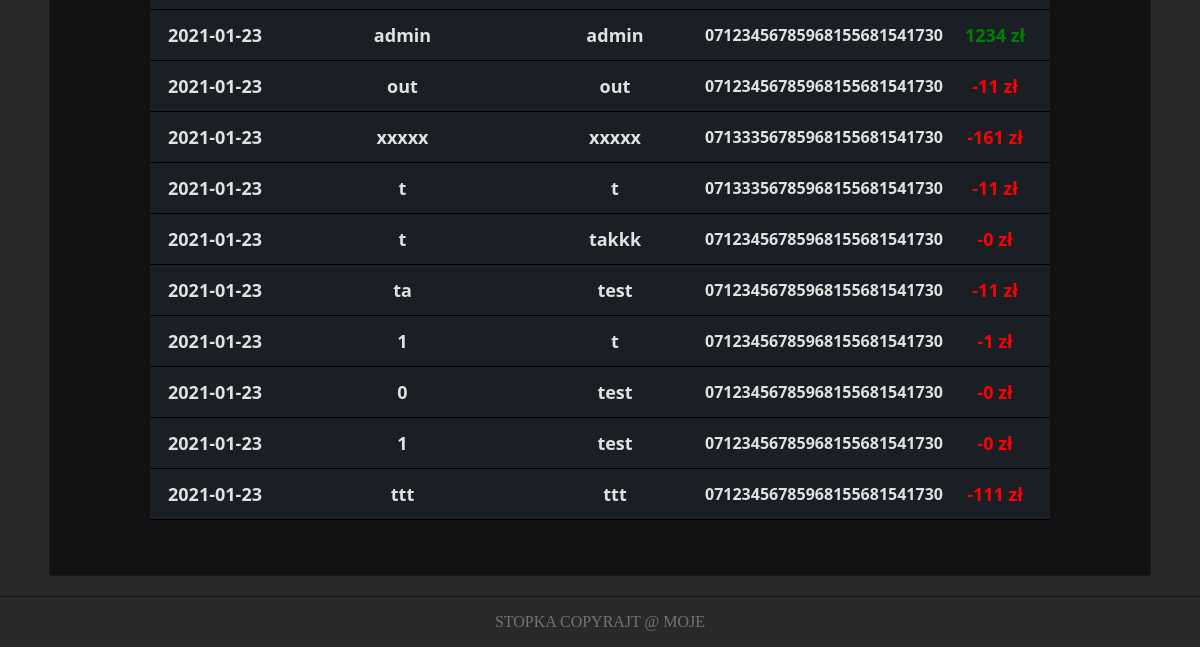
The app's page /UI/historia.php (signed in, lower part), older data.
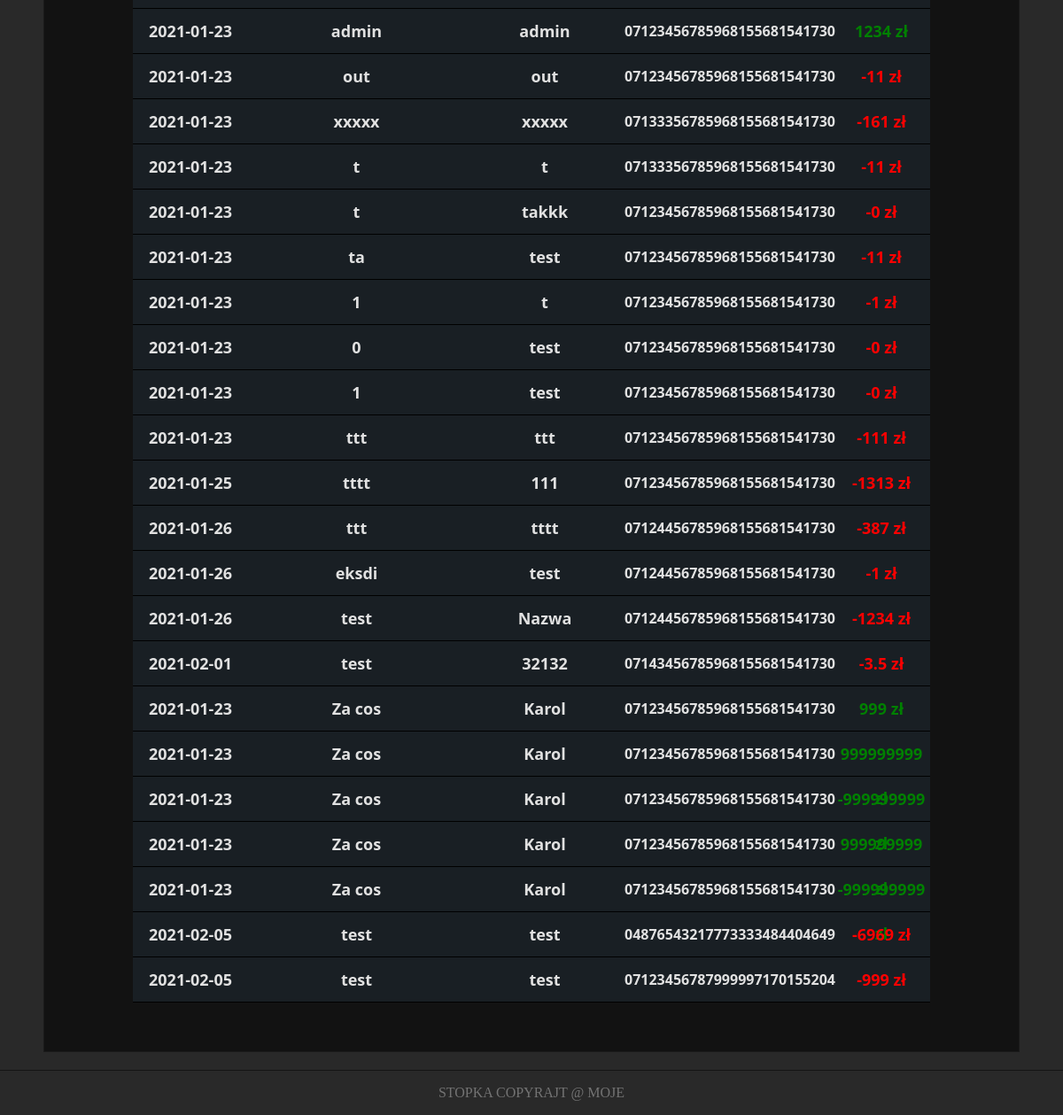
The same page, newer data.
### tables this page shows
CREATE TABLE `historia` (
  `id` int(11) NOT NULL,
  `numerZlecajacego` varchar(32) NOT NULL,
  `numerOdbiorcy` varchar(32) NOT NULL,
  `tytul` varchar(50) NOT NULL,
  `nazwa` varchar(50) NOT NULL,
  `kwota` double NOT NULL,
  `data` date NOT NULL,
  `id_status` int(11) NOT NULL,
  `type` varchar(50) NOT NULL
);

### UI/historia.php (the view, shortened to what this page needs)
<html lang="pl">
	<head>
		<link rel="stylesheet" href="css/historia.css">
	</head>
	<body>
	<div id="content">
			<div id="tresc">
				<div id="trescc">
					<?php
						$numerK = $_SESSION['nr_konta'];
						$conn = @new mysqli('localhost','root','','bank1');
						if($conn->connect_errno)
						{
							echo "Błąd połączenia";
						}
						else
						{
							$sql = "SELECT * FROM historia WHERE numerZlecajacego='$numerK' OR numerOdbiorcy='$numerK'";
							$result = $conn->query($sql);
						if($result->num_rows > 0) {
							while($row = $result->fetch_assoc()) {
								if($row["numerZlecajacego"]==$numerK){
								echo '
								<div class="rekord">
									<div id="datarr">'.$row["data"].'</div>
									<div id="tytulrr">'.$row["tytul"].'</div>
									<div id="nazwarr">'.$row["nazwa"].'</div>
									<div id="nrrr">'.substr($row["numerOdbiorcy"],2).'</div>
									<div id="kwotarr">-'.$row["kwota"].' zł</div>
								</div>';
								}
								else
								{
								echo '
									<div class="rekord">
									<div id="datarr">'.$row["data"].'</div>
									<div id="tytulrr">'.$row["tytul"].'</div>
									<div id="nazwarr">'.$row["nazwa"].'</div>
									<div id="nrrr">'.substr($row["numerOdbiorcy"],2).'</div>
									<div id="kwotarrd">'.$row["kwota"].' zł</div>
								</div>';
								}
								}
						}
						else
						{
						  echo "0 results";
						}
						}
					?>
				<div class="odstep"></div>
				</div>
			</div>
			<div id="stopka">
				STOPKA COPYRAJT @ MOJE
			</div>
	</div>
	</body>
</html>

### UI/css/historia.css (style rules this page uses)
* { margin:0; }
body { background-color:#292929; text-decoration:none; }
#content { min-height: 100vh; background-color:#292929; }
#stopka { width:100%; bottom: 0; height: 50px; border-top:1px solid #141414; text-align:center; line-height:50px; color:#737373; margin-top:20px; }
#tresc { width:1100px; min-height:720px; background-color:#121212; margin-left:auto; margin-right:auto; border:1px solid #1a1a1a; border-top:0; }
#trescc { width:900px; min-height:700px; padding:0 0 50px 0; margin-left:auto; margin-right:auto; }
#datarr { height:30px; width:120px; padding:0 0 0 5px; font-size:18px; font-family:"Segoe UI"; font-weight:600; text-align:center; float:left; line-height:50px; }
#tytulrr { height:30px; width:245px; padding:0 0 0 5px; font-size:18px; font-family:"Segoe UI"; font-weight:600; text-align:center; float:left; line-height:50px; }
#nazwarr { height:30px; width:170px; padding:0 0 0 5px; line-height:50px; font-size:18px; font-family:"Segoe UI"; font-weight:600; text-align:center; float:left; line-height:50px; }
#nrrr { height:30px; width:220px; padding:0 0 0 5px; line-height:50px; font-size:16px; font-family:"Segoe UI"; font-weight:600; text-align:center; float:left; }
#kwotarr { height:30px; width:110px; padding:0 0 0 15px; line-height:50px; font-size:18px; font-family:"Segoe UI"; font-weight:600; text-align:center; float:left; color:red; }
#kwotarrd { height:30px; width:110px; padding:0 0 0 15px; line-height:50px; font-size:18px; font-family:"Segoe UI"; font-weight:600; text-align:center; float:left; color:green; }
.odstep { width:100%; height:5px; }
.rekord { width:900px; height:50px; background-color:#191f24; margin-left:auto; margin-right:auto; border-bottom:1px solid black; color:#e1e1e1; }

Row changes from the older to the newer data that the page shows:
added historia: data "2021-01-25", tytul "tttt", nazwa "111", numerOdbiorcy "07123456785968155681541730", kwota "1313"
added historia: data "2021-01-26", tytul "ttt", nazwa "tttt", numerOdbiorcy "07124456785968155681541730", kwota "387"
added historia: data "2021-01-26", tytul "eksdi", nazwa "test", numerOdbiorcy "07124456785968155681541730", kwota "1"
added historia: data "2021-01-26", tytul "test", nazwa "Nazwa", numerOdbiorcy "07124456785968155681541730", kwota "1234"
added historia: data "2021-02-01", tytul "test", nazwa "32132", numerOdbiorcy "07143456785968155681541730", kwota "3.5"
added historia: data "2021-01-23", tytul "Za cos", nazwa "Karol", numerOdbiorcy "07123456785968155681541730", kwota "999"
added historia: data "2021-01-23", tytul "Za cos", nazwa "Karol", numerOdbiorcy "07123456785968155681541730", kwota "999999999"
added historia: data "2021-01-23", tytul "Za cos", nazwa "Karol", numerOdbiorcy "07123456785968155681541730", kwota "-999999999"
added historia: data "2021-01-23", tytul "Za cos", nazwa "Karol", numerOdbiorcy "07123456785968155681541730", kwota "999999999"
added historia: data "2021-01-23", tytul "Za cos", nazwa "Karol", numerOdbiorcy "07123456785968155681541730", kwota "-999999999"
added historia: data "2021-02-05", tytul "test", nazwa "test", numerOdbiorcy "04876543217773333484404649", kwota "6969"
added historia: data "2021-02-05", tytul "test", nazwa "test", numerOdbiorcy "07123456787999997170155204", kwota "999"
